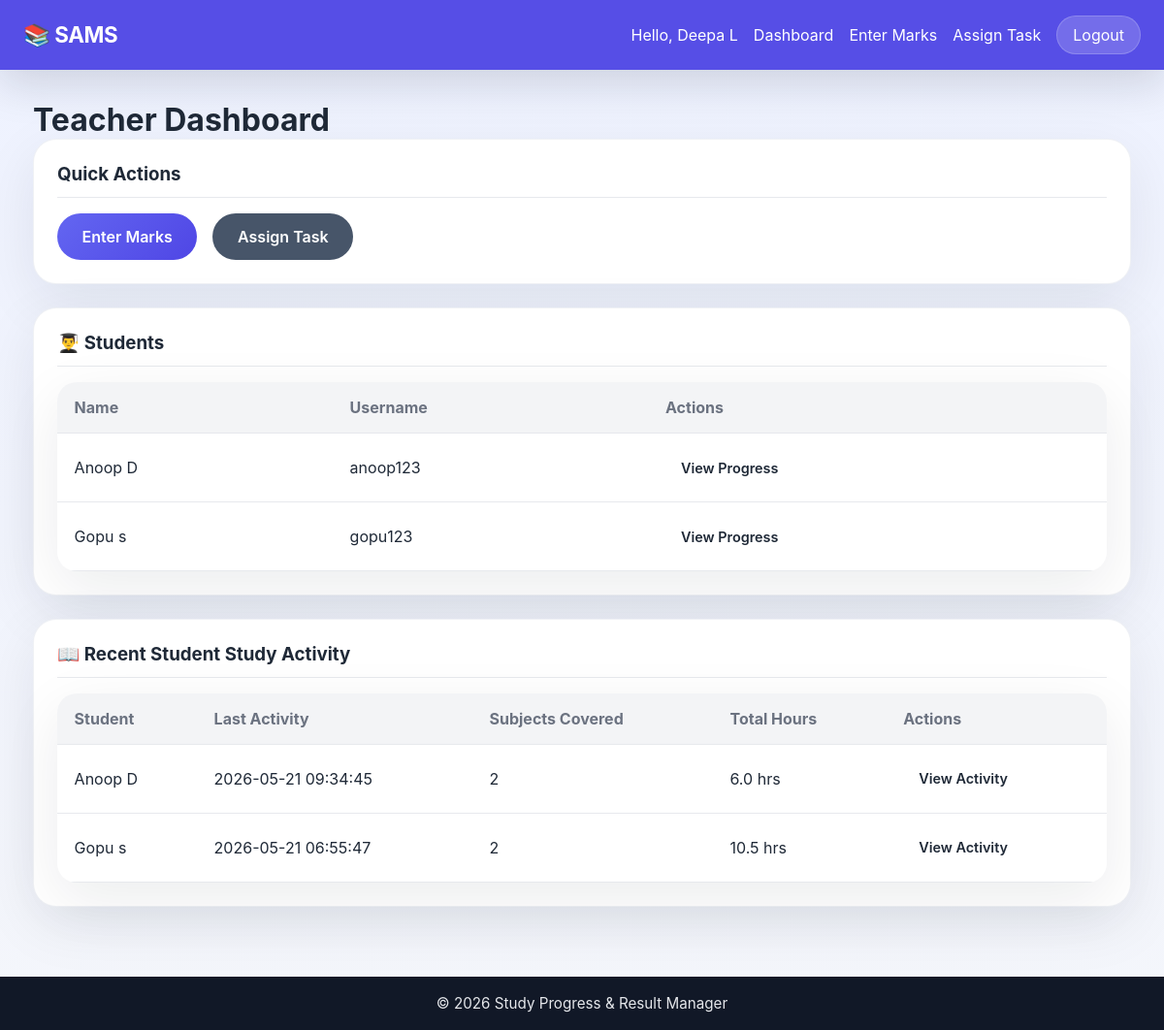
Page /teacher/dashboard (signed in) on the earlier database version.
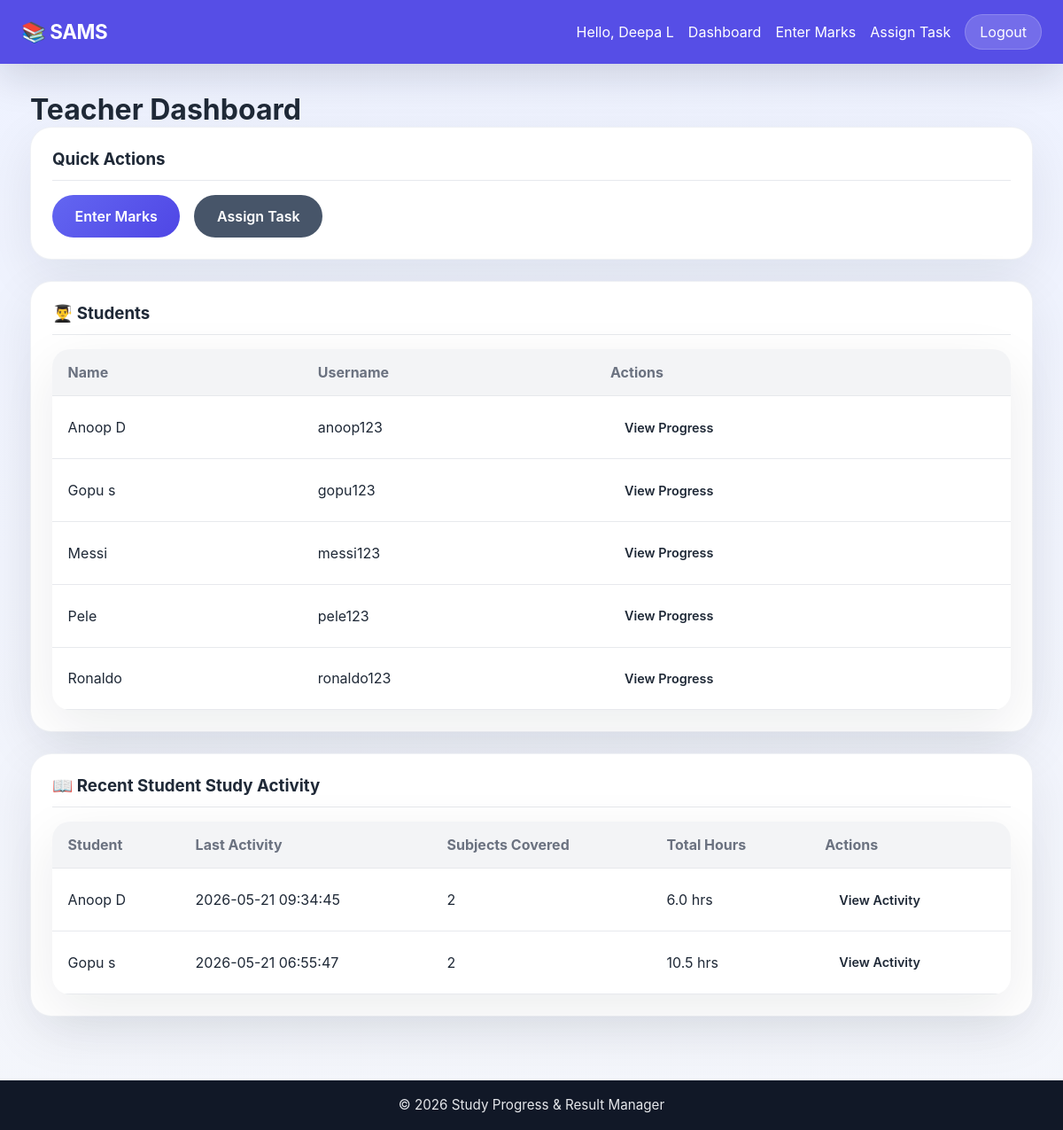
Same page on the later database version.
### tables this page shows
CREATE TABLE "users" (
                id INTEGER PRIMARY KEY AUTOINCREMENT,
                username TEXT UNIQUE NOT NULL,
                password TEXT NOT NULL,
                role TEXT NOT NULL CHECK(role IN ('teacher', 'student', 'admin')),
                full_name TEXT NOT NULL,
                status TEXT NOT NULL CHECK(status IN ('pending', 'active', 'blocked')) DEFAULT 'pending',
                department TEXT,
                created_at TIMESTAMP DEFAULT CURRENT_TIMESTAMP
            );

### app.py (the view)
@app.route('/teacher/dashboard')
@login_required
@teacher_required
def teacher_dashboard():
    conn = get_db_connection()
    students = conn.execute('''
        SELECT * FROM users WHERE role = 'student' ORDER BY full_name
    ''').fetchall()
    recent_logs = conn.execute('''
        SELECT u.id as student_id,
               u.full_name as student_name,
               MAX(sl.created_at) as last_activity,
               COUNT(DISTINCT sl.subject_id) as subjects_covered,
               SUM(sl.hours_spent) as total_hours
        FROM study_logs sl
        JOIN users u ON sl.student_id = u.id
        GROUP BY sl.student_id
        ORDER BY last_activity DESC
        LIMIT 20
    ''').fetchall()
    conn.close()
    return render_template('teacher_dashboard.html',
                         students=students,
                         recent_logs=recent_logs)

### app.py (called while the page is built)
def login_required(f):
    @wraps(f)
    def decorated_function(*args, **kwargs):
        if 'user_id' not in session:
            flash('Please log in to access this page.', 'error')
            return redirect(url_for('login'))
        return f(*args, **kwargs)
    return decorated_function

def teacher_required(f):
    @wraps(f)
    def decorated_function(*args, **kwargs):
        if session.get('role') != 'teacher':
            flash('This page is for teachers only.', 'error')
            return redirect(url_for('home'))
        return f(*args, **kwargs)
    return decorated_function

### database.py (called while the page is built)
def get_db_connection():
    conn = sqlite3.connect(DATABASE)
    conn.row_factory = sqlite3.Row  # This lets us access columns by name
    return conn

### templates/teacher_dashboard.html (shortened to what this page needs)
{% extends 'base.html' %}
{% block content %}
<h1>Teacher Dashboard</h1>
<div class="card">
    <h3>Quick Actions</h3>
    <div class="quick-actions">
        <a href="{{ url_for('enter_marks') }}" class="btn btn-primary">Enter Marks</a>
        <a href="{{ url_for('assign_task') }}" class="btn btn-secondary">Assign Task</a>
    </div>
</div>
<div class="card">
    <h3>👨‍🎓 Students</h3>
    {% if students %}
        <table class="data-table">
            <thead>
                <tr>
                    <th>Name</th>
                    <th>Username</th>
                    <th>Actions</th>
                </tr>
            </thead>
            <tbody>
                {% for student in students %}
                <tr>
                    <td>{{ student.full_name }}</td>
                    <td>{{ student.username }}</td>
                    <td>
                        <a href="{{ url_for('student_progress', student_id=student.id) }}" class="btn btn-small">View Progress</a>
                    </td>
                </tr>
                {% endfor %}
            </tbody>
        </table>
    {% else %}
        <p class="empty-state">No students registered yet.</p>
    {% endif %}
</div>
<div class="card">
    <h3>📖 Recent Student Study Activity</h3>
    {% if recent_logs %}
        <table class="data-table">
            <thead>
                <tr>
                    <th>Student</th>
                    <th>Last Activity</th>
                    <th>Subjects Covered</th>
                    <th>Total Hours</th>
                    <th>Actions</th>
                </tr>
            </thead>
            <tbody>
                {% for log in recent_logs %}
                <tr>
                    <td><a href="{{ url_for('student_progress', student_id=log.student_id) }}">{{ log.student_name }}</a></td>
                    <td>{{ log.last_activity }}</td>
                    <td>{{ log.subjects_covered }}</td>
                    <td>{{ log.total_hours }} hrs</td>
                    <td><a href="{{ url_for('student_study_activity', student_id=log.student_id) }}" class="btn btn-small">View Activity</a></td>
                </tr>
                {% endfor %}
            </tbody>
        </table>
    {% else %}
        <p class="empty-state">No study activity recorded yet.</p>
    {% endif %}
</div>
{% endblock %}

Differences in the rows shown:
added users: full_name "Messi", username "messi123", shown under "👨‍🎓 Students"
added users: full_name "Pele", username "pele123", shown under "👨‍🎓 Students"
added users: full_name "Ronaldo", username "ronaldo123", shown under "👨‍🎓 Students"
